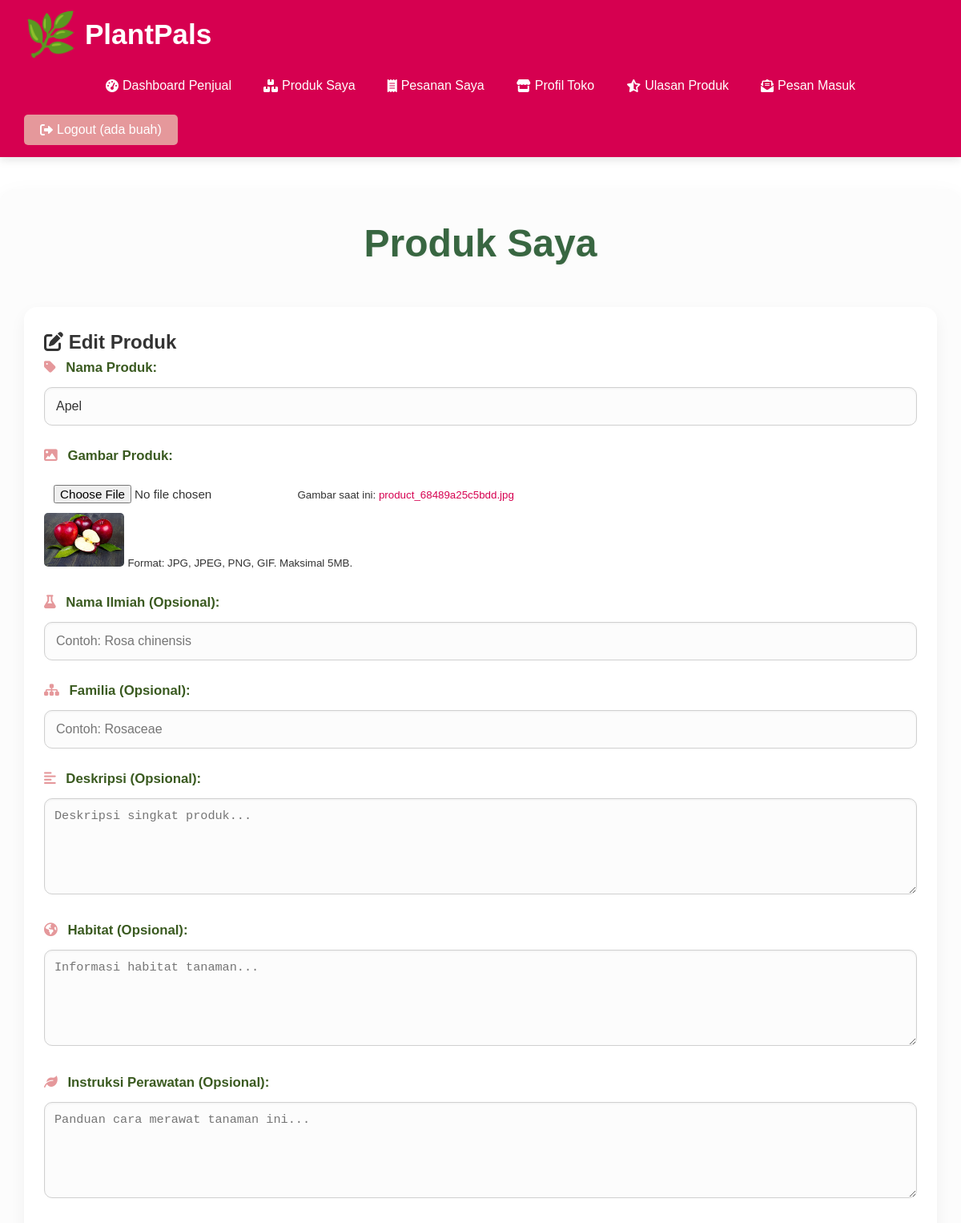
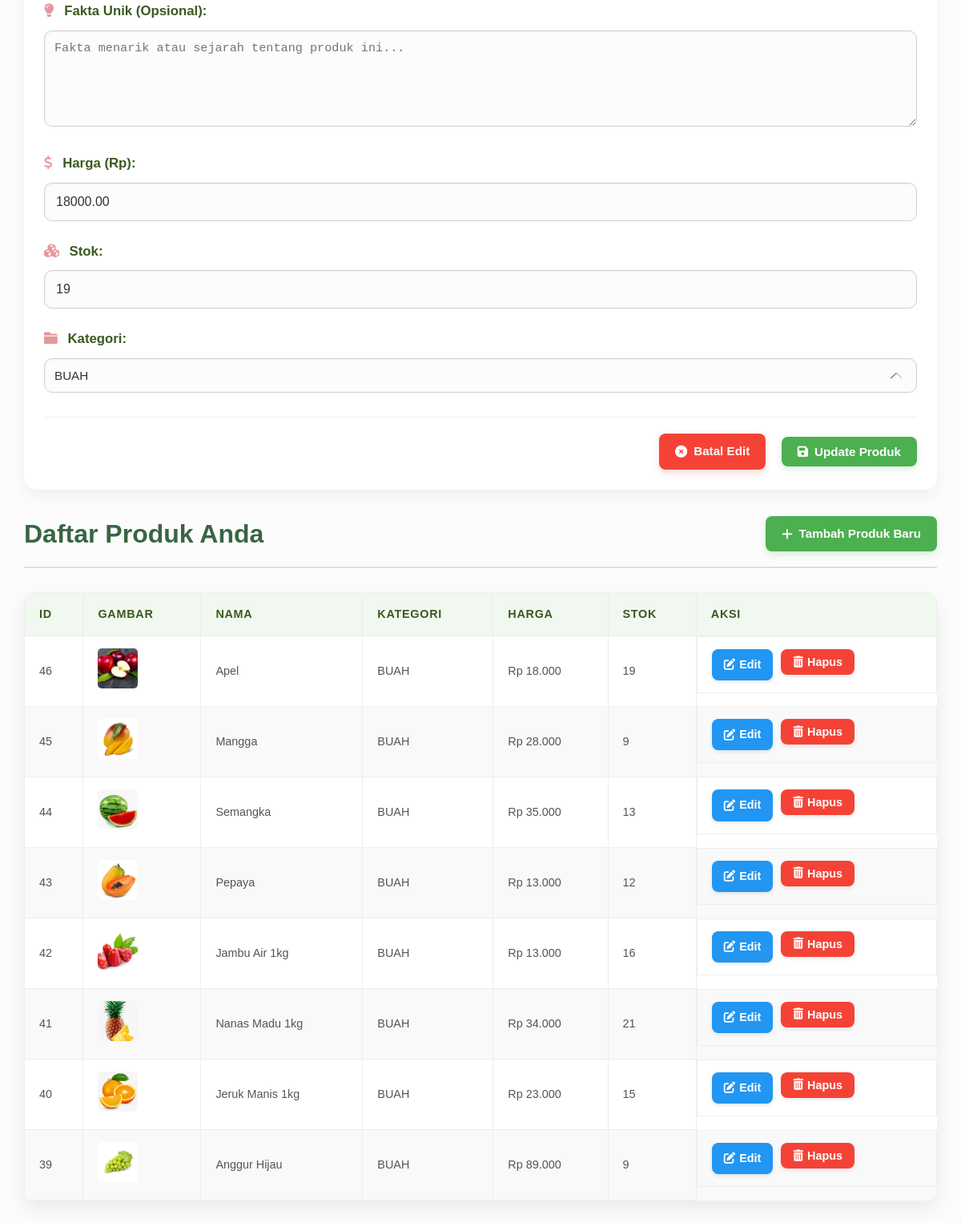
Page /seller/products.php?edit_id=46 (signed in) on the earlier database version (2 pictures, top to bottom).
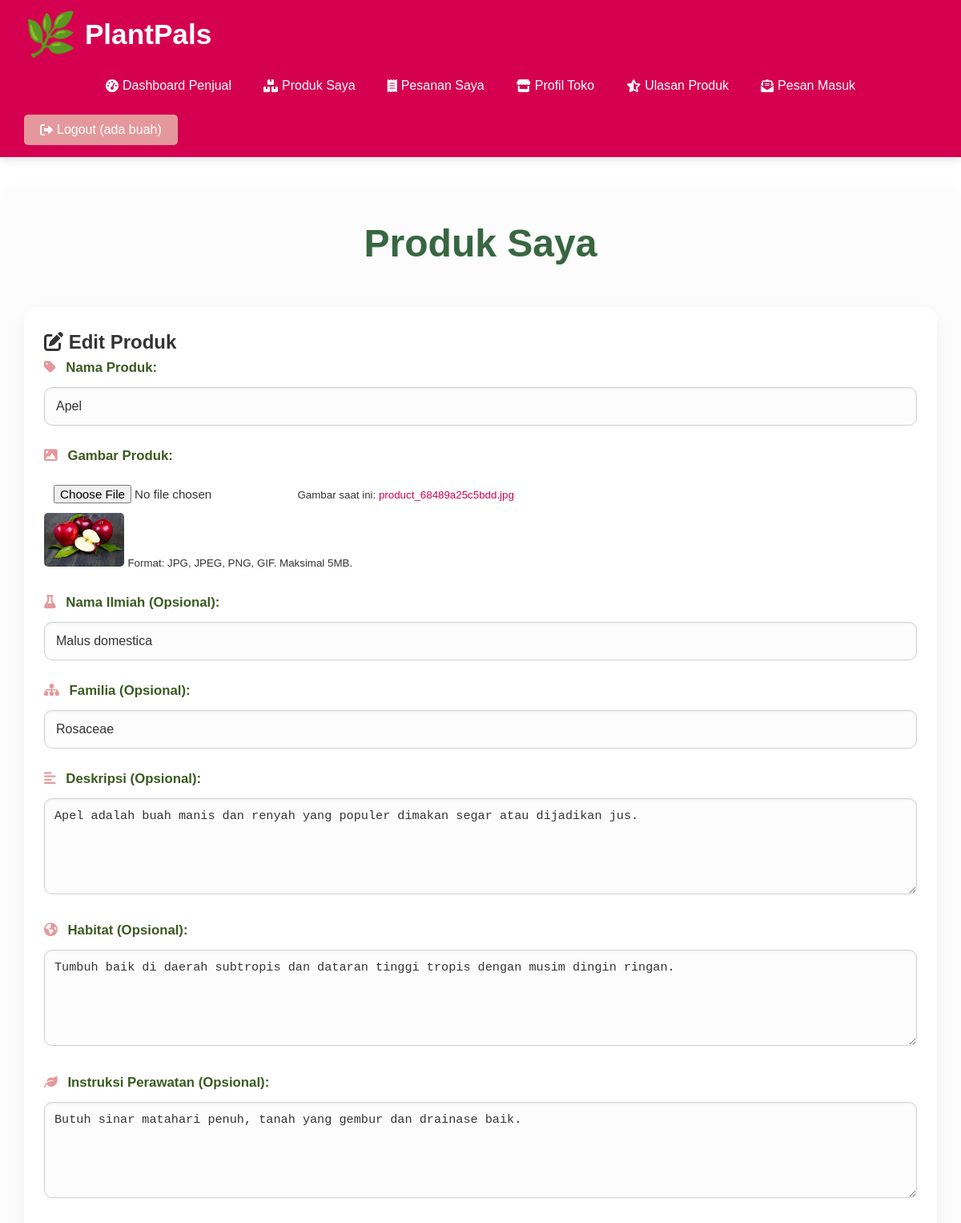
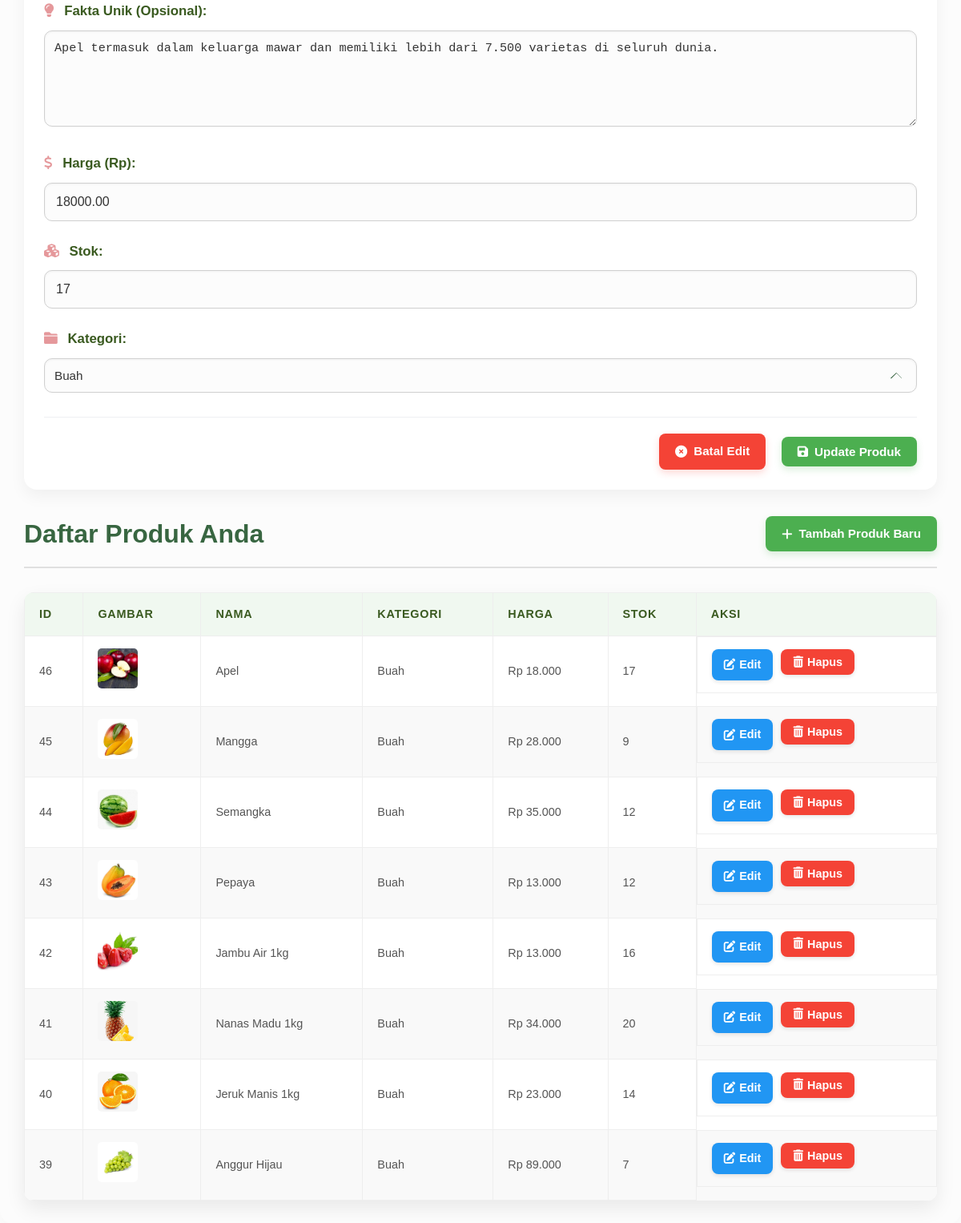
Same page on the later database version (2 pictures, top to bottom).
### tables this page shows
CREATE TABLE `products` (
  `id` int(11) NOT NULL,
  `name` varchar(100) NOT NULL,
  `img` varchar(255) DEFAULT NULL,
  `scientific_name` varchar(100) DEFAULT NULL,
  `family` varchar(100) DEFAULT NULL,
  `description` text DEFAULT NULL,
  `habitat` text DEFAULT NULL,
  `care_instructions` text DEFAULT NULL,
  `unique_fact` text DEFAULT NULL,
  `price` decimal(10,2) NOT NULL,
  `stock` int(11) NOT NULL DEFAULT 0,
  `seller_id` int(11) DEFAULT NULL,
  `category_id` int(11) DEFAULT NULL,
  `created_at` timestamp NOT NULL DEFAULT current_timestamp(),
  `updated_at` timestamp NOT NULL DEFAULT current_timestamp() ON UPDATE current_timestamp()
);

CREATE TABLE `categories` (
  `id` int(11) NOT NULL,
  `name` varchar(255) NOT NULL,
  `description` text DEFAULT NULL,
  `created_at` timestamp NOT NULL DEFAULT current_timestamp()
);

### seller/products.php (the view, shortened to what the changed rows need)
<?php
require_once ROOT_PATH . 'config.php';
$seller_id = $_SESSION['id'];
$product_to_edit = null;
if (isset($_GET['edit_id']) && is_numeric($_GET['edit_id'])) {
    $edit_id = $_GET['edit_id'];
    $stmt = mysqli_prepare($conn, "SELECT id, name, img, scientific_name, family, description, habitat, care_instructions, unique_fact, price, stock, seller_id, category_id FROM products WHERE id = ? AND seller_id = ?");
    if ($stmt) {
        mysqli_stmt_bind_param($stmt, "ii", $edit_id, $seller_id);
        mysqli_stmt_execute($stmt);
        $result = mysqli_stmt_get_result($stmt);
        $product_to_edit = mysqli_fetch_assoc($result);
    }
}
$categories = [];
$sql_categories = "SELECT id, name FROM categories ORDER BY name ASC";
$result_categories = mysqli_query($conn, $sql_categories);
if ($result_categories) {
    while ($row_cat = mysqli_fetch_assoc($result_categories)) {
        $categories[] = $row_cat;
    }
}
$products = [];
$sql = "SELECT p.*, c.name as category_name FROM products p LEFT JOIN categories c ON p.category_id = c.id WHERE p.seller_id = ? ORDER BY p.id DESC";
if ($stmt = mysqli_prepare($conn, $sql)) {
    mysqli_stmt_bind_param($stmt, "i", $seller_id);
    mysqli_stmt_execute($stmt);
    $result = mysqli_stmt_get_result($stmt);
    while ($row = mysqli_fetch_assoc($result)) {
        $products[] = $row;
    }
}
?>
<?php require_once ROOT_PATH . 'includes' . DIRECTORY_SEPARATOR . 'header.php'; ?>
    <h1>Produk Saya</h1>
    <div class="product-form-container card-panel">
        <h2><?php echo $product_to_edit ? '<i class="fas fa-edit"></i> Edit Produk' : '<i class="fas fa-plus-circle"></i> Tambah Produk Baru'; ?></h2>
        <form action="products.php" method="post" enctype="multipart/form-data">
            <div class="form-group">
                <label for="name"><i class="fas fa-tag"></i> Nama Produk:</label>
                <input type="text" id="name" name="name" value="<?php echo htmlspecialchars($product_to_edit['name'] ?? ''); ?>" required placeholder="Nama bunga atau produk">
            </div>
            <div class="form-group">
                <label for="product_image"><i class="fas fa-image"></i> Gambar Produk:</label>
                <input type="file" id="product_image" name="product_image" accept="image/*">
                <?php if ($product_to_edit && $product_to_edit['img']): ?>
                    <small>Gambar saat ini: <a href="<?php echo htmlspecialchars($product_to_edit['img']); ?>" target="_blank"><?php echo htmlspecialchars(basename($product_to_edit['img'])); ?></a></small><br>
                    <img src="<?php echo htmlspecialchars($product_to_edit['img']); ?>" alt="Gambar Saat Ini" style="max-width: 100px; max-height: 100px; object-fit: cover; border-radius: 5px;">
                <?php endif; ?>
                <small>Format: JPG, JPEG, PNG, GIF. Maksimal 5MB.</small>
            </div>
            <div class="form-group">
                <label for="scientific_name"><i class="fas fa-flask"></i> Nama Ilmiah (Opsional):</label>
                <input type="text" id="scientific_name" name="scientific_name" value="<?php echo htmlspecialchars($product_to_edit['scientific_name'] ?? ''); ?>" placeholder="Contoh: Rosa chinensis">
            </div>
            <div class="form-group">
                <label for="family"><i class="fas fa-sitemap"></i> Familia (Opsional):</label>
                <input type="text" id="family" name="family" value="<?php echo htmlspecialchars($product_to_edit['family'] ?? ''); ?>" placeholder="Contoh: Rosaceae">
            </div>
            <div class="form-group">
                <label for="description"><i class="fas fa-align-left"></i> Deskripsi (Opsional):</label>
                <textarea id="description" name="description" placeholder="Deskripsi singkat produk..."><?php echo htmlspecialchars($product_to_edit['description'] ?? ''); ?></textarea>
            </div>
            <div class="form-group">
                <label for="habitat"><i class="fas fa-globe-americas"></i> Habitat (Opsional):</label>
                <textarea id="habitat" name="habitat" placeholder="Informasi habitat tanaman..."><?php echo htmlspecialchars($product_to_edit['habitat'] ?? ''); ?></textarea>
            </div>
            <div class="form-group">
                <label for="care_instructions"><i class="fas fa-leaf"></i> Instruksi Perawatan (Opsional):</label>
                <textarea id="care_instructions" name="care_instructions" placeholder="Panduan cara merawat tanaman ini..."><?php echo htmlspecialchars($product_to_edit['care_instructions'] ?? ''); ?></textarea>
            </div>
            <div class="form-group">
                <label for="unique_fact"><i class="fas fa-lightbulb"></i> Fakta Unik (Opsional):</label>
                <textarea id="unique_fact" name="unique_fact" placeholder="Fakta menarik atau sejarah tentang produk ini..."><?php echo htmlspecialchars($product_to_edit['unique_fact'] ?? ''); ?></textarea>
            </div>
            <div class="form-group">
                <label for="price"><i class="fas fa-dollar-sign"></i> Harga (Rp):</label>
                <input type="number" id="price" name="price" step="any" value="<?php echo htmlspecialchars($product_to_edit['price'] ?? ''); ?>" required min="0">
            </div>
            <div class="form-group">
                <label for="stock"><i class="fas fa-cubes"></i> Stok:</label>
                <input type="number" id="stock" name="stock" value="<?php echo htmlspecialchars($product_to_edit['stock'] ?? ''); ?>" required min="0">
            </div>
            <div class="form-group">
                <label for="category_id"><i class="fas fa-folder"></i> Kategori:</label>
                <select id="category_id" name="category_id" required>
                    <?php foreach($categories as $category): ?>
                        <option value="<?php echo htmlspecialchars($category['id']); ?>" <?php echo ($product_to_edit && $product_to_edit['category_id'] == $category['id']) ? 'selected' : ''; ?>>
                            <?php echo htmlspecialchars($category['name']); ?>
                        </option>
                    <?php endforeach; ?>
                </select>
            </div>
        </form>
    </div>
    <div class="section-header">
        <h2>Daftar Produk Anda</h2>
    </div>
    <table class="data-table">
        <thead>
            <tr>
                <th>ID</th>
                <th>Gambar</th>
                <th>Nama</th>
                <th>Kategori</th>
                <th>Harga</th>
                <th>Stok</th>
                <th>Aksi</th>
            </tr>
        </thead>
        <tbody>
            <?php if (empty($products)): ?>
                <tr><td colspan="7">Anda belum memiliki produk.</td></tr>
            <?php else: ?>
                <?php foreach ($products as $product): ?>
                <tr>
                    <td><?php echo htmlspecialchars($product['id']); ?></td>
                    <td><img src="<?php echo htmlspecialchars($product['img']); ?>" alt="Gambar <?php echo htmlspecialchars($product['name']); ?>" style="width: 50px; height: 50px; object-fit: cover; border-radius: 5px;"></td>
                    <td><?php echo htmlspecialchars($product['name']); ?></td>
                    <td><?php echo htmlspecialchars($product['category_name'] ?? 'N/A'); ?></td>
                    <td>Rp <?php echo number_format($product['price'], 0, ',', '.'); ?></td>
                    <td><?php echo htmlspecialchars($product['stock']); ?></td>
                    <td class="action-buttons">
                        <a href="products.php?edit_id=<?php echo htmlspecialchars($product['id']); ?>" class="edit-btn"><i class="fas fa-edit"></i> Edit</a>
                        <form action="products.php" method="post" style="display:inline-block;">
                            <button type="submit" class="delete-btn" onclick="return confirm('Yakin ingin menghapus produk ini?');"><i class="fas fa-trash-alt"></i> Hapus</button>
                        </form>
                    </td>
                </tr>
                <?php endforeach; ?>
            <?php endif; ?>
        </tbody>
    </table>
<?php require_once ROOT_PATH . 'includes' . DIRECTORY_SEPARATOR . 'footer.php'; ?>

Differences in the rows shown:
changed products "Apel": scientific_name (not shown) → "Malus domestica"; family (not shown) → "Rosaceae"; description (not shown) → "Apel adalah buah manis dan renyah yang populer dimakan segar atau dijadikan jus."; habitat (not shown) → "Tumbuh baik di daerah subtropis dan dataran tinggi tropis dengan musim dingin ringan."; care_instructions (not shown) → "Butuh sinar matahari penuh, tanah yang gembur dan drainase baik."; unique_fact (not shown) → "Apel termasuk dalam keluarga mawar dan memiliki lebih dari 7.500 varietas di seluruh dunia."; stock "19" → "17"; category_id "BUAH" → "Buah"; category.name "BUAH" → "Buah"
changed products "Mangga": category.name "BUAH" → "Buah"
changed products "Semangka": category.name "BUAH" → "Buah"; stock "13" → "12"
changed products "Pepaya": category.name "BUAH" → "Buah"
changed products "Jambu Air 1kg": category.name "BUAH" → "Buah"
changed products "Nanas Madu 1kg": category.name "BUAH" → "Buah"; stock "21" → "20"
changed products "Jeruk Manis 1kg": category.name "BUAH" → "Buah"; stock "15" → "14"
changed products "Anggur Hijau": category.name "BUAH" → "Buah"; stock "9" → "7"
